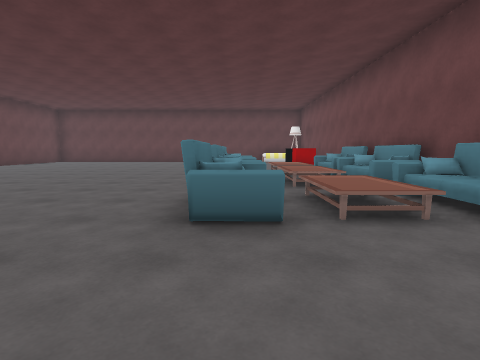
[1] (above)

17 first-person views from a walk through a scene from a Unity 3-D project. The camera is 1.3 m above the floor, tilts 6° down and sees 80° across. The floor is counted in squares, 2 m on a side. Each view is taken from the middle of a square. On the plan, view 1 faces up. The plan holds only what a view shows up to about 9 squares ahead; the rest is blank. The place goes on beyond the plan. The player character is not drawn. Door leaves are left out, so doorways stand open.

[2]
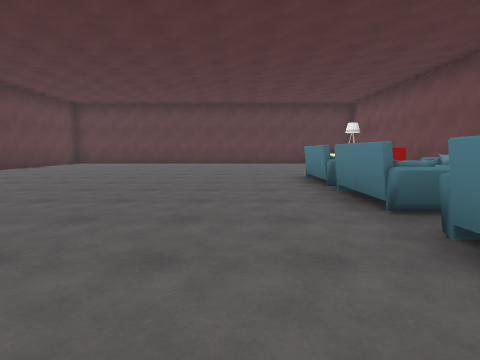

[3]
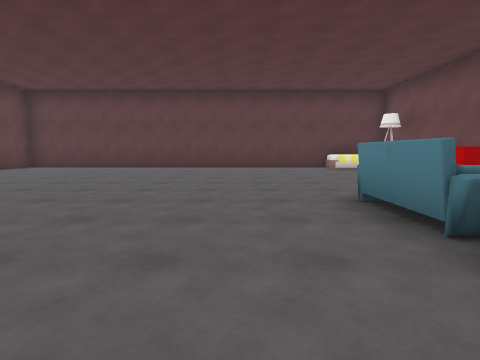

[4]
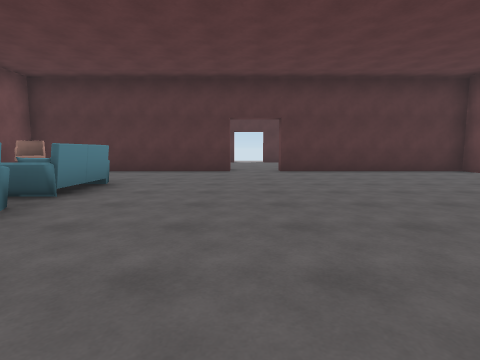

[5]
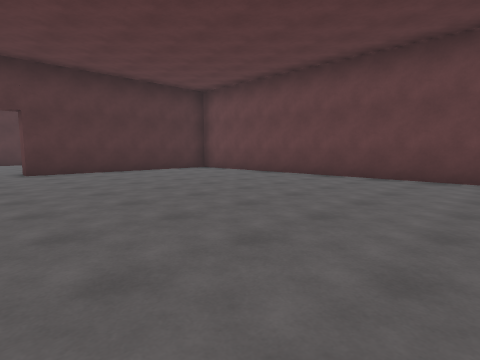

[6]
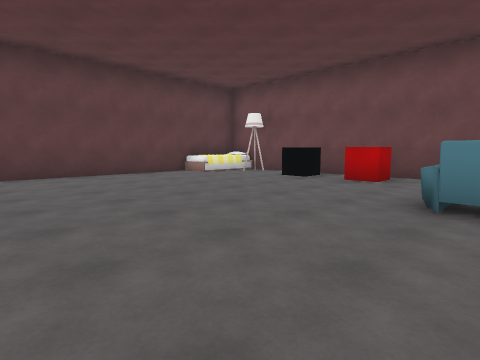

[7]
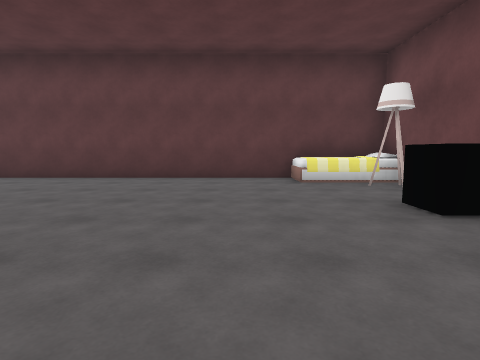

[8]
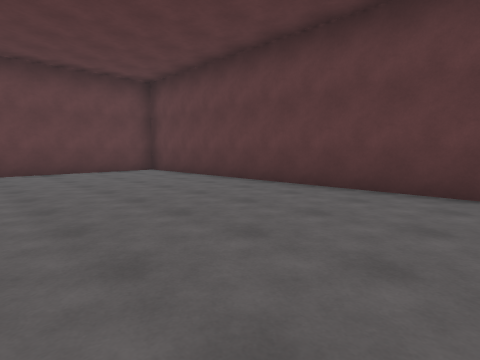

[9]
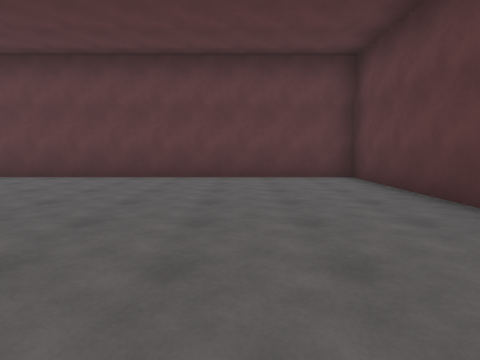

[10]
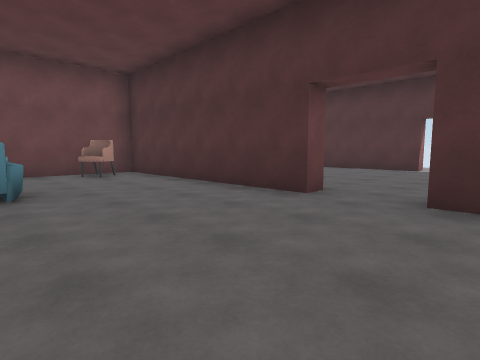

[11]
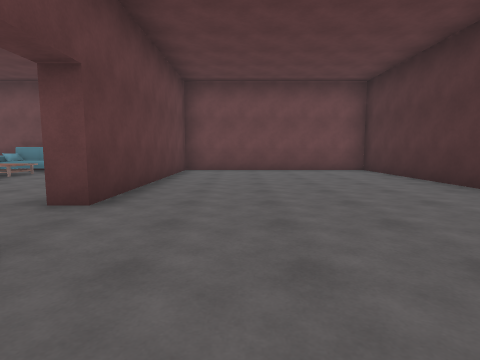

[12]
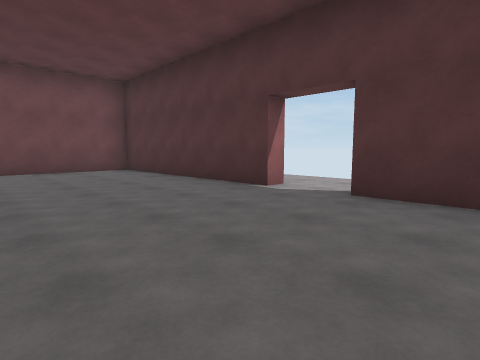

[13]
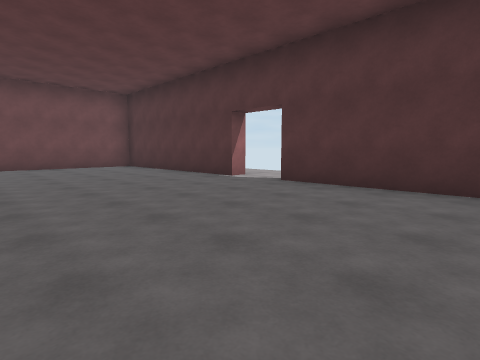

[14]
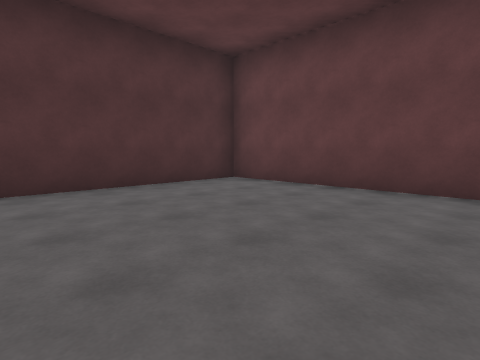

[15]
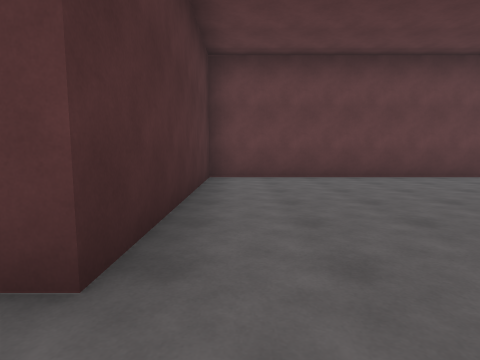

[16]
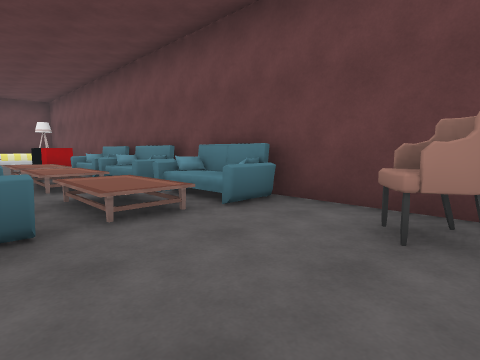

[17]
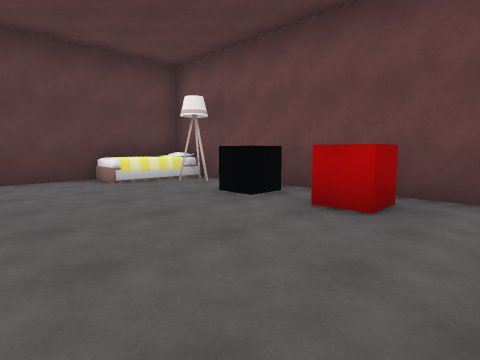

### Floor plan
Ten units are one square. View 1 is at (0, 0); x grows to the right and y downward. Boxes are objects, and circles mark ways between rooms. Rooms are numbered by the first view taken in them; rooms with no view inside come last. Other rooms are left out.
<svg viewBox="-103 -162 143 237">
<path fill="none" stroke="#000" d="M33 -86 33 -132M-27 7 33 7 33 -22M24 -157 -98 -157 -98 7 -42 7M-27 70 31 70M30 12 -27 12M33 66 33 30M-98 24 -98 70 -42 70"/>
<rect x="-5" y="-45" width="10" height="20" fill="#bbb"><title>sofa</title></rect>
<rect x="-5" y="-65" width="10" height="20" fill="#bbb"><title>sofa</title></rect>
<rect x="-5" y="-85" width="10" height="20" fill="#bbb"><title>sofa</title></rect>
<rect x="5" y="-45" width="10" height="20" fill="#bbb"><title>table</title></rect>
<rect x="5" y="-65" width="10" height="20" fill="#bbb"><title>table</title></rect>
<rect x="5" y="-85" width="10" height="20" fill="#bbb"><title>table</title></rect>
<rect x="15" y="-5" width="10" height="10" fill="#bbb"><title>chair</title></rect>
<rect x="15" y="-105" width="10" height="10" fill="#bbb"><title>red block</title></rect>
<rect x="15" y="-125" width="10" height="10" fill="#bbb"><title>black block</title></rect>
<rect x="15" y="-155" width="20" height="10" fill="#bbb"><title>bed</title></rect>
<rect x="25" y="-45" width="10" height="20" fill="#bbb"><title>sofa</title></rect>
<rect x="25" y="-85" width="10" height="20" fill="#bbb"><title>sofa</title></rect>
<rect x="25" y="-145" width="10" height="10" fill="#bbb"><title>lamp</title></rect>
<circle cx="-35" cy="10" r="3" fill="#2a7"/>
<text x="-30" y="-80">1</text>
<text x="-30" y="40">2</text>
</svg>
Room 1 opens to room 2.

Where each view was taken, in squares from view 1:
view 1: 0 up, 0 right, facing up
view 2: 2 up, 2 left, facing up
view 3: 5 up, 2 left, facing up
view 4: 8 up, 3 left, facing down
view 5: 8 up, 3 left, facing down-left
view 6: 8 up, 4 left, facing up-right
view 7: 9 up, 0 right, facing up
view 8: 11 up, 1 left, facing up-left
view 9: 13 up, 3 left, facing left
view 10: 3 up, 5 left, facing down-right
view 11: 3 down, 6 left, facing right
view 12: 3 down, 6 left, facing down-right
view 13: 2 down, 8 left, facing down-right
view 14: 2 down, 5 left, facing down-left
view 15: 0 up, 3 left, facing left
view 16: 0 up, 0 right, facing up-right
view 17: 9 up, 1 left, facing up-right
